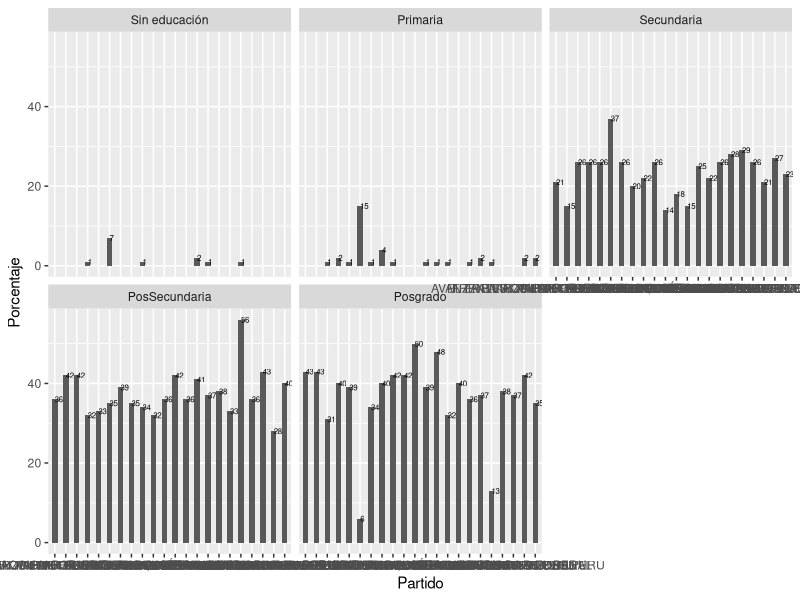

Generate this figure with R: (Note: this script raises an error after producing the figure.)
## ---- chunk 1
library(ggplot2)
library(tidyr)
library(readxl)
formacion_acotada <- read_excel("formacion acotada.xlsx")
names(formacion_acotada)
## ---- chunk 2
formacion_acotada$Porcentaje=round(formacion_acotada$Porcentaje*100,0)
formacion_acotada$Nivel[formacion_acotada$Nivel=='Estudios Superiores']="PosSecundaria"
orderedEdu=c("Sin educación",'Primaria','Secundaria','PosSecundaria','Posgrado')
formacion_acotada$Nivel=ordered(formacion_acotada$Nivel,levels=orderedEdu)
## ---- chunk 3
edu0 = ggplot( formacion_acotada, aes( x = Partido, y = Porcentaje))
edu0 = edu0 + geom_bar(stat = "identity",width = 0.5) 
edu0 = edu0 + facet_wrap( ~ Nivel,nrow = 2 ) 
edu0 = edu0 + geom_text(aes(label=ifelse(Porcentaje>0,Porcentaje,"")),size = 2, color = "black",hjust =0)
edu0 = edu0 + theme_minimal() + scale_x_discrete(limits=FTcri$Crimes)
edu0 = edu0 + theme( axis.text.x = element_text( angle = 90),
                     axis.text.y = element_text( size = 5) )+ coord_flip()
edu0
## ---- chunk 4
formacion_acotadaN=formacion_acotada[order(formacion_acotada$Nivel,formacion_acotada$Porcentaje),]
xticksss=formacion_acotadaN[formacion_acotadaN$Nivel=='PosSecundaria','Partido']
## ---- chunk 5
edu1 = ggplot( formacion_acotadaN, aes( x = Partido, y = Porcentaje))
edu1 = edu1 + geom_bar(stat = "identity",width = 0.5) 
edu1 = edu1 + facet_wrap( ~ Nivel,nrow = 1 ) 
edu1 = edu1 + geom_text(aes(label=ifelse(Porcentaje>0,Porcentaje,"")),size = 2, color = "black",hjust =0)
edu1 = edu1 + theme_minimal() + scale_x_discrete(limits=xticksss[[1]])
edu1 = edu1 + theme( axis.text.x = element_text( angle = 90),
                     axis.text.y = element_text( size = 5) )+ coord_flip()
edu1
## ---- chunk 6
library(data.table)   
edu_DT=setDT(formacion_acotada)
# create dummy var which reflects order when sorted alphabetically
edu_DT[, ord := sprintf("%02i", frank(edu_DT, -Nivel,
                                      -Porcentaje,
                                      ties.method = "first"))]
edu_DT=edu_DT[edu_DT$Porcentaje>0,]
## ---- chunk 7

library(ggplot2)

edu2 = ggplot(edu_DT,aes(x = ord, y = Porcentaje)) 
edu2 = edu2 + geom_bar(stat = 'identity',show.legend = F,width = 0.4)
edu2 = edu2 + facet_wrap(~ Nivel,nrow = 1,scales = "free_x") + theme_classic() 
edu2 = edu2 + scale_x_discrete(labels = edu_DT[, setNames(as.character(Partido), ord)])
edu2 = edu2 + theme( axis.text.x = element_text( angle = 80,size = 4,hjust = 1),
                     axis.text.y = element_text( size = 3) )
edu2
## ---- chunk 8
edu3 = ggplot(edu_DT, aes(x=ord,
                          y=Porcentaje,
                          label=Porcentaje)) + theme_classic() 

edu3= edu3 + geom_segment(aes(y = 0, #from
                              yend = Porcentaje, #to
                              x = ord,#from
                              xend = ord),#to
                          color = "gray")

edu3= edu3 + geom_point(size=4) 
edu3= edu3 + geom_text(show.legend = FALSE,color='white',size=2)
edu3= edu3 + facet_wrap(~ Nivel,nrow = 1,scales = "free_x",drop = T)
edu3= edu3 + scale_x_discrete(labels = edu_DT[, setNames(as.character(Partido), ord)]) 
edu3= edu3 + theme( axis.text.x = element_text( angle = 80,size = 4,hjust = 1),
                    axis.text.y = element_text( size = 3) )
edu3 + labs(title = "Nivel maximo alcanzado de educación") + ylab('% de postulantes (orden descendente)') + xlab("Partido")
## ---- chunk 9
edu4 = ggplot(edu_DT, aes(x=ord,
                          y=Porcentaje,
                          label=Porcentaje))

edu4= edu4 + geom_segment(aes(y = 0, #from
                              yend = Porcentaje, #to
                              x = ord,#from
                              xend = ord),#to
                          color = "gray")

edu4= edu4 + geom_point(size=4) 
edu4= edu4 + geom_text(show.legend = FALSE,color='black',size=2,check_overlap = TRUE,vjust = -1.5) 
edu4= edu4 + facet_wrap(~ Nivel,nrow = 1,scales = "free_x",drop = T) + theme_classic() 
edu4= edu4 + scale_x_discrete(labels = edu_DT[, setNames(as.character(Partido), ord)]) 
edu4= edu4 + theme( axis.text.x = element_text( angle = 80,size = 4,hjust = 1),
                    axis.text.y = element_text( size = 3))

edu4 + labs(title = "Nivel maximo alcanzado de educación") + ylab('% de postulantes (orden descendente)') + xlab("Partido")
